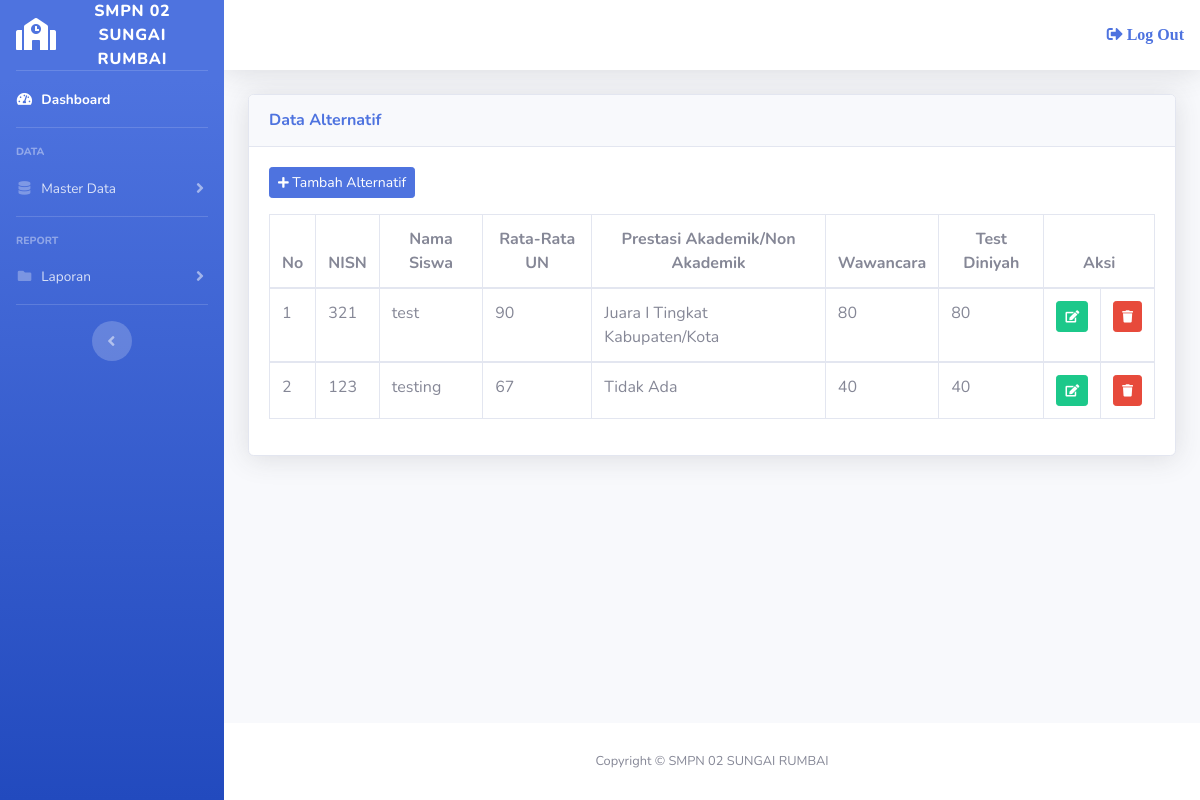
The app's page /admin/dataalternatif.php (signed in) with its own data.
### tables this page shows
CREATE TABLE `tbl_alternatif` (
  `kd_alternatif` varchar(5) NOT NULL,
  `nisn` varchar(15) NOT NULL,
  `rata_un` float NOT NULL,
  `prestasi` varchar(50) NOT NULL,
  `wawancara` float NOT NULL,
  `test_diniyah` float NOT NULL
);

CREATE TABLE `tbl_siswa` (
  `nisn` varchar(15) NOT NULL,
  `nm_siswa` varchar(30) NOT NULL,
  `jenis_kelamin` varchar(15) NOT NULL,
  `tempat_lahir` varchar(20) NOT NULL,
  `tanggal_lahir` date NOT NULL,
  `nm_orangtua` varchar(30) NOT NULL,
  `sekolah_asal` varchar(30) NOT NULL,
  `no_telp` varchar(12) NOT NULL,
  `rata_un` float NOT NULL,
  `prestasi` varchar(50) NOT NULL
);

### admin/dataalternatif.php (the view, shortened to what this page needs)
<?php
	include ("style/header.php");
	include ("style/sidebar.php");
  include ("../config/koneksi.php");
?>
<div class="container-fluid">
	<div class="card shadow mb-4">
		<div class="card-header py-3">
			<h6 class="m-0 font-weight-bold text-primary">Data Alternatif</h6>
		</div>
		<div class="card-body">
			<div class="form-group">
				<button class="btn btn-sm btn-primary" data-toggle="modal" data-target="#tambah_alternatif"><i class="fas fa-plus fa-sm"></i> Tambah Alternatif</button>
			</div>
			<div class="table-responsive">
				<table class="table table-bordered">
					<thead>
						<tr>
							<th style="text-align: center;">No</th>
							<th style="text-align: center;">NISN</th>
              <th style="text-align: center;">Nama Siswa</th>
							<th style="text-align: center;">Rata-Rata UN</th>
              <th style="text-align: center;">Prestasi Akademik/Non Akademik</th>
							<th style="text-align: center;">Wawancara</th>
							<th style="text-align: center;">Test Diniyah</th>
							<th style="text-align: center;" colspan="2">Aksi</th>
						</tr>
					</thead>
					<?php
					$no = 1;
					$sql = mysqli_query($konek,"SELECT * FROM tbl_alternatif a LEFT JOIN tbl_siswa b ON a.nisn=b.nisn");
					while ($data = mysqli_fetch_array($sql)){
					?>
					<tbody>
						<tr>
							<td><?php echo $no++; ?></td>
							<td><?php echo $data['nisn']; ?></td>
							<td><?php echo $data['nm_siswa']; ?></td>
							<td><?php echo $data['rata_un']; ?></td>
              <td><?php echo $data['prestasi']; ?></td>
							<td><?php echo $data['wawancara']; ?></td>
							<td><?php echo $data['test_diniyah']; ?></td>
							<td style="text-align: center;"><a href="editalternatif.php?kd=<?php echo $data['kd_alternatif']; ?>"><i class="btn btn-success btn-sm"><span class="fas fa-edit fa-sm"></span></i></a></td>
							<td style="text-align: center;"><a href="hapusalternatif.php?kd=<?php echo $data['nisn']; ?>"><i class="btn btn-danger btn-sm"><span class="fas fa-trash fa-sm"></span></i></a></td>
						</tr>
					</tbody>
					<?php
					}
					?>
				</table>
			</div>
		</div>
	</div>
</div>
<?php
	include ("style/footer.php");
?>

### records on screen
tbl_alternatif: tbl_siswa.nisn "321", tbl_siswa.nm_siswa "test", tbl_siswa.rata_un "90", tbl_siswa.prestasi "Juara I Tingkat Kabupaten/Kota", wawancara "80", test_diniyah "80"
tbl_alternatif: tbl_siswa.nisn "123", tbl_siswa.nm_siswa "testing", tbl_siswa.rata_un "67", tbl_siswa.prestasi "Tidak Ada", wawancara "40", test_diniyah "40"
